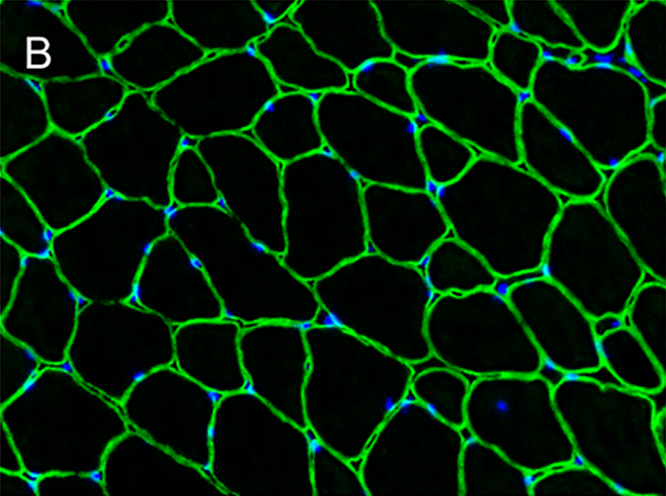
#> input picture data/2.jpg, 666 x 496 px, found by its file name
$ python voronoi_tessellation_from_image.py
#> lines starting #> are read from the running program, lines starting #| are printed output that depends on the picture
### voronoi/voronoi.py
# -*- coding: utf-8 -*-
"""
voronoi
-------

Voronoi Tessellations of weighted generators in the Euclidean plane
"""
import os
import csv
import uuid
import subprocess
import warnings
import matplotlib as mpl
import matplotlib.pyplot as plt
import numpy as np
import networkx as nx
import scipy.ndimage
import skimage
import skimage.feature
import skimage.filters
import skimage.morphology
import skimage.segmentation
import skimage.measure
import skimage.exposure
from lxml import etree

warnings.filterwarnings("ignore", module="networkx")
warnings.filterwarnings("ignore", module="matplotlib")
warnings.filterwarnings("ignore", module="skimage")

DPI = 1200


class Generators():
    """Generators"""
    def __init__(self):
        """
        Generators
        """
        self.x_coord = np.array([])
        self.y_coord = np.array([])
        self.weight = np.array([])
        self.dim = (0, 0)

    # [371 lines left out: functions __len__, randomize, randomize_weights, load, save, plot and 2 more, not called in this run]


class DelaunayTriangulation():
    """Delaunay Trinagulation"""
    # [194 lines left out: functions __init__, compute_from_generators, load, save, plot, not called in this run]


class VoronoiTessellation():
    """Voronoi Tessellation"""
    def __init__(self):
        """
        Voronoi Tessellation
        """
        self.generators = Generators()
        self.graph = nx.Graph()
        self.positions = {}
        self.graphml = None
        self.root = None
        self.nodes = []
        self.edges = []
        self.faces = []
        self.dim = (0, 0)

    # [26 lines left out: function compute_from_generators, not called in this run]

    def compute_from_image(self,
                           file_name,
                           intensity_thresh=75.0,
                           size_thresh=70.0,
                           node_proximity=5,
                           channel="G"):
        """Determine a Voronoi Tessellation from an image

        Parameters
        ----------
        file_name : str
            file location of image to determine the generators from

        intensity_thresh : float
            percentile of channel intensity above which to assign pixel
            to membrane (Default = 75.0)

        size_thresh : float
            percentile of intermembrane objects' size below which to discard
            the face (Default = 70.0)

        node_proximity : int
            minimum number of pixels in between two separate nodes,
            corresponds to resolution of graph structure given
            the connectivity based skeletonization of pixels
            assigned to membrane
            (Default = 5)

        channel : str, optional
            color channel ("R", "G", "B") of image to use for segmentation,
            falls back to gray scale, but defaults to green for
            immunofluorescence staining (Default = "G")

        Returns
        -------
        float
            mean deviation between the determined Voronoi Tessellation's vertices
            and those of the Voronoi Tessellation resulting from
            the approximated generators

        """
#> called with file_name = 'data/2.jpg', intensity_thresh = 75, size_thresh = 70, node_proximity = 5, channel = 'G'
        if channel in ["R", "G", "B"]:
            img = skimage.exposure.rescale_intensity(
                skimage.io.imread(file_name)
                [:, :, ["R", "G", "B"].index(channel)])
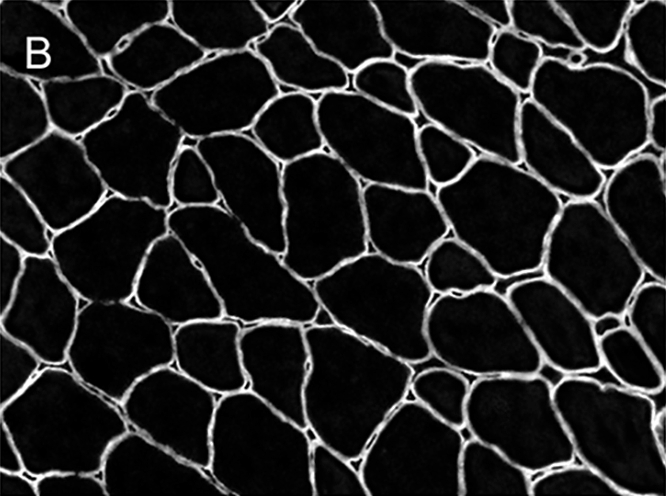
#> img: shape (496, 666); min 0, max 255, mean 32.6
        else:
            img = skimage.exposure.rescale_intensity(
                skimage.io.imread(file_name, as_gray=True))
        self.dim = (img.shape[1], img.shape[0])
#> self.dim = (666, 496)

        cell_membrane = np.zeros_like(img)
        cell_membrane[img > np.percentile(img, intensity_thresh)] = 1
        cell_membrane, num_labels = scipy.ndimage.label(cell_membrane)
        object_sizes = np.bincount(cell_membrane.ravel())
        cell_membrane[cell_membrane != np.argmax(object_sizes[1:]) + 1] = 0
        intermembrane_space = 1 - cell_membrane

        intermembrane_space, num_labels = scipy.ndimage.label(
            intermembrane_space)
        object_sizes = np.bincount(intermembrane_space.ravel())
        intermembrane_space[object_sizes[intermembrane_space] < np.percentile(
            object_sizes, size_thresh)] = 0
        intermembrane_space[intermembrane_space > 0] = 1
        cell_membrane = 1 - intermembrane_space

        cell_membrane = skimage.morphology.skeletonize(cell_membrane).astype(
            int)
        kernel = np.array([[1, 1, 1], [1, 0, 1], [1, 1, 1]])
        num_neighbor_pixels = scipy.ndimage.convolve(cell_membrane,
                                                     kernel,
                                                     mode="constant",
                                                     cval=0.0)
        num_neighbor_pixels[cell_membrane == 0] = 0

        branching_pixels = np.zeros_like(num_neighbor_pixels)
        branching_pixels[num_neighbor_pixels > 2] = 1

        branching_positions = np.nonzero(branching_pixels)
        branching_positions = [
            (x, y)
            for x, y in zip(branching_positions[0], branching_positions[1])
        ]
        adj = [[False for j in branching_positions]
               for i in branching_positions]

        def dfs(start, current, path):
            if current != start and branching_pixels[current[0], current[1]]:
                adj[branching_positions.index(start)][
                    branching_positions.index(current)] = True
            else:
                for i in (-1, 0, 1):
                    for j in (-1, 0, 1):
                        if ((i != 0 or j != 0)
                                and (0 <= current[0] + i <
                                     num_neighbor_pixels.shape[0])
                                and (0 <= current[1] + j <
                                     num_neighbor_pixels.shape[1])
                                and num_neighbor_pixels[current[0] +
                                                        i, current[1] + j] and
                            (current[0] + i, current[1] + j) not in path):
                            dfs(start, (current[0] + i, current[1] + j),
                                path + [current])

        for pos in branching_positions:
            dfs(pos, pos, [])

        updated_adj = True
        while updated_adj:
            updated_adj = False
            for i in range(len(branching_positions)):
                for j in range(len(branching_positions)):
                    if i != j:
                        if (abs(branching_positions[i][0] -
                                branching_positions[j][0]) < node_proximity
                                and abs(branching_positions[i][1] -
                                        branching_positions[j][1]) <
                                node_proximity):
                            for row in range(len(adj)):
                                adj[row][i] = adj[row][i] or adj[row][j]
                            for col in range(len(adj)):
                                adj[i][col] = adj[i][col] or adj[j][col]
                            adj[i][i] = False
                            for row in range(len(adj)):
                                del adj[row][j]
                            del adj[j]
                            del branching_positions[j]
                            updated_adj = True
                            break
                if updated_adj:
                    break

        self.graph.add_nodes_from([i for i in range(len(branching_positions))])

        for i in self.graph.nodes:
            for j in self.graph.nodes:
                if adj[i][j]:
                    self.graph.add_edge(i, j)

        for node in self.graph.nodes:
            self.positions[node] = (branching_positions[node][1],
                                    img.shape[0] -
                                    branching_positions[node][0])

        while [
                node for node in self.graph.nodes
                if self.graph.degree[node] < 2
        ]:
            nodes_to_remove = [
                node for node in self.graph.nodes
                if self.graph.degree[node] < 2
            ]
            self.graph.remove_nodes_from(nodes_to_remove)
            for node in nodes_to_remove:
                del self.positions[node]

        reenumeration = {
            node: str(list(self.graph.nodes).index(node))
            for node in self.graph.nodes
        }

        self.graph = nx.relabel_nodes(self.graph, reenumeration)
        self.positions = {
            reenumeration[node]: position
            for node, position in self.positions.items()
        }

        for node, (x, y) in self.positions.items():
            self.graph.node[node]['x'] = x
            self.graph.node[node]['y'] = y

        self.root = etree.fromstring(
            chr(10).join(nx.generate_graphml(self.graph)))
        self.graphml = etree.ElementTree(self.root)
        self.generators = Generators()

    # [341 lines left out: functions approximate_generators, face_centroids, distance, load, save, plot, not called in this run]


class CircularVoronoiTessellation():
    """Generalized Voronoi Tessellation yielding a morphology
    widely similar to that of keratinocytes in epithelial cell layers

    "Generalized Voronoi Tessellation as a Model of
    Two-dimensional Cell Tissue Dynamics", Bock et al. (2009)

    """
    # [169 lines left out: functions __init__, compute_from_generators, load, save, plot, not called in this run]

### figures/voronoi_tessellation_from_image.py
#!/usr/bin/python3
import matplotlib.pyplot as plt
import matplotlib.image as mpimg
from voronoi import voronoi

voronoi_tessellation = voronoi.VoronoiTessellation()
#> (the run stopped early here; a loop or call above may not have finished)

$ run again, with data/1.jpg copied over data/2.jpg
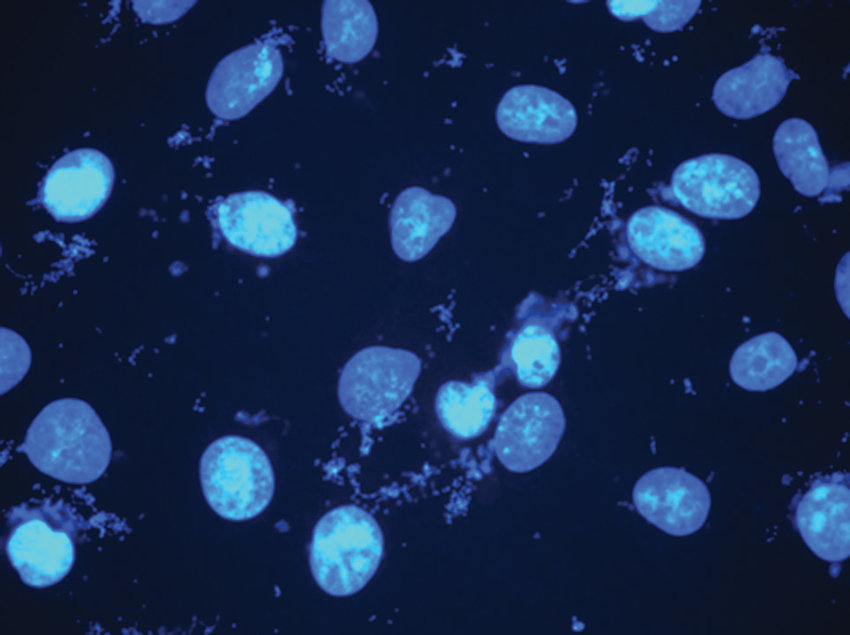
#> input picture data/1.jpg, 850 x 635 px, found by its file name
#> in compute_from_image, `img = skimage.exposure.rescale_intensity( skimage.io.imread(file_name)..`:
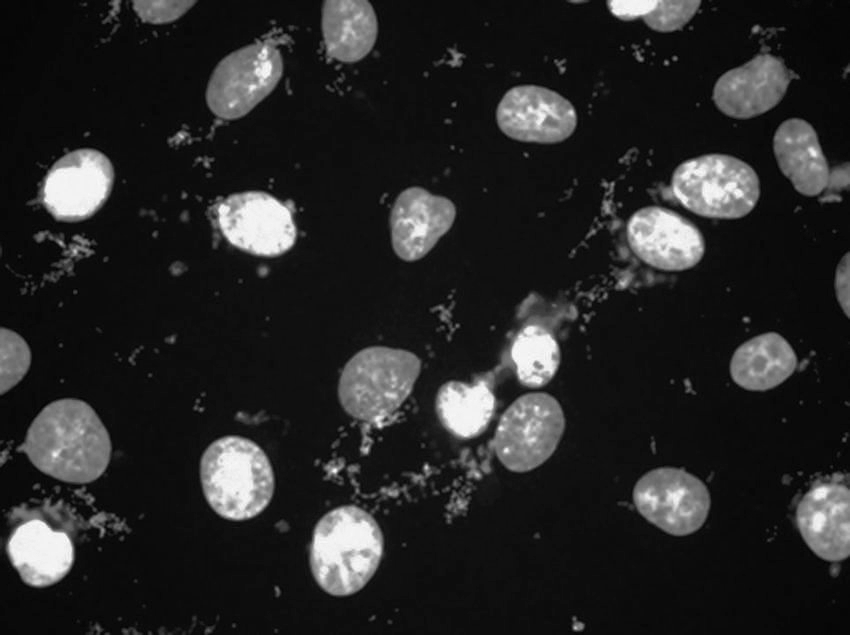
#> img: shape (635, 850); min 0, max 255, mean 39.3
#> img is the input picture: shape (635, 850, 3); mean R, G, B 23.1, 43.6, 79.7
